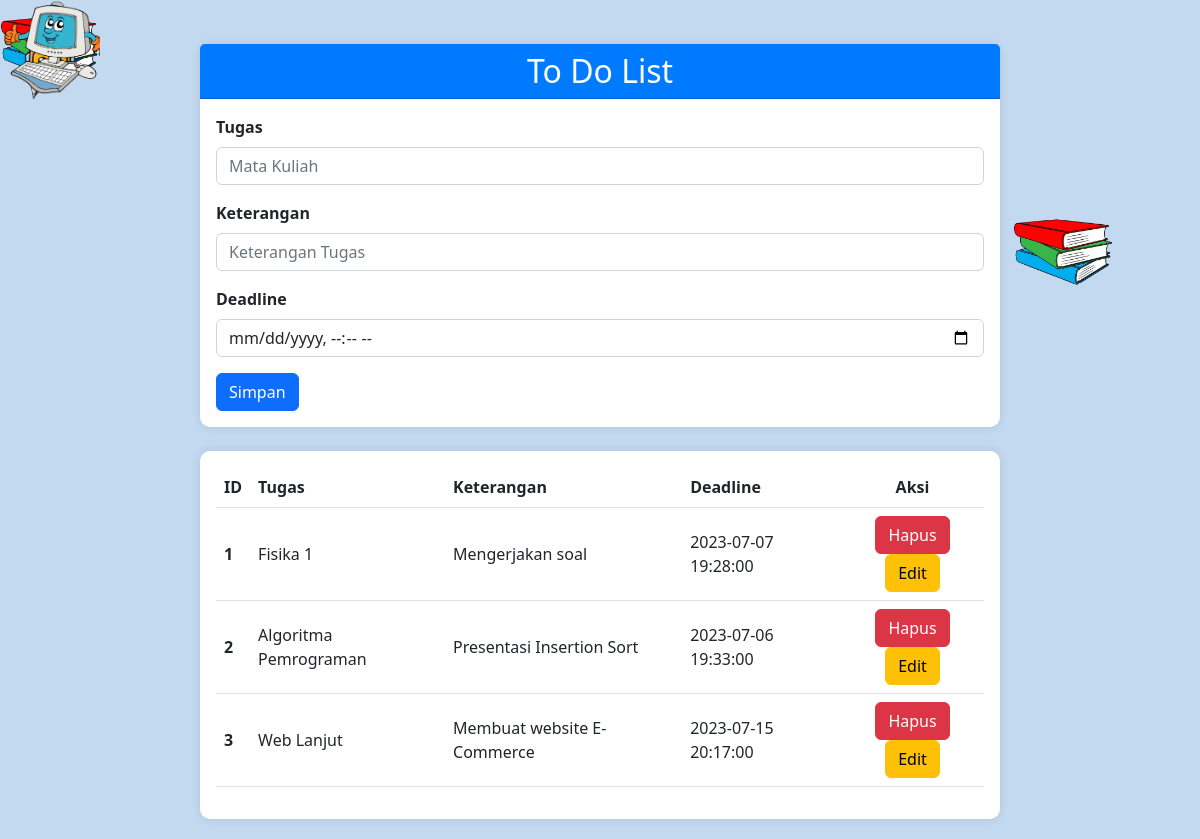
The page / on the database its author committed.
### tables this page shows
CREATE TABLE `tugas_eva` (
  `id_tugas` int(250) NOT NULL,
  `nama_tugas` varchar(30) NOT NULL,
  `keterangan` varchar(100) NOT NULL,
  `deadline` datetime NOT NULL
);

### index.php (the view, shortened to what this page needs)
<?php
require "connection.php";
$datas = mysqli_query($connection, "SELECT * FROM tugas_eva");
$tugas = "";
$keterangan = "";
$deadline = "";
?>
<!DOCTYPE html>
<html lang="en">
<head>
    <link rel="stylesheet" href="https://cdn.jsdelivr.net/npm/bootstrap@5.2.3/dist/css/bootstrap.min.css">
    <link rel="stylesheet" href="style.css">
</head>
<body>
    <div class="card mx-auto mt-4" style="width: 50rem;">
        <h2 class="card-header text-center">To Do List</h2>
        <div class="card-body">
            <form method="post">
                <div class="mb-3">
                    <label for="tugas" class="form-label">Tugas</label>
                    <input type="text" class="form-control" name="tugas" placeholder="Mata Kuliah" value="<?= $tugas ?>">
                </div>
                <div class="mb-3">
                    <label for="keterangan" class="form-label">Keterangan</label>
                    <input type="text" class="form-control" name="keterangan" placeholder="Keterangan Tugas" value="<?= $keterangan ?>">
                </div>
                <div class="mb-3">
                    <label for="deadline" class="form-label">Deadline</label>
                    <input type="datetime-local" class="form-control" name="deadline" value="<?= $deadline ?>">
                </div>
                <?php if (isset($_GET['edit'])) : ?>
                    <button type="submit" class="btn btn-primary" name="Edit" value="edit">Edit</button>
                <?php else : ?>
                    <button type="submit" class="btn btn-primary" name="Simpan" value="simpan">Simpan</button>
                <?php endif; ?>
            </form>
        </div>
    </div>
    <div class="card mx-auto mt-4" style="width: 50rem;">
        <div class="p-3">
            <table class="table">
                <thead>
                    <tr>
                        <th scope="col">ID</th>
                        <th scope="col">Tugas</th>
                        <th scope="col">Keterangan</th>
                        <th scope="col">Deadline</th>
                        <th scope="col" class="text-center">Aksi</th>
                    </tr>
                </thead>
                <tbody>
                    <?php
                    $num = 1;
                    foreach ($datas as $data) :
                    ?>
                        <tr>
                            <th scope="row"><?= $num++ ?></th>
                            <td><?= $data['nama_tugas'] ?></td>
                            <td><?= $data['keterangan'] ?></td>
                            <td><?= $data['deadline'] ?></td>
                            <td class="text-center">
                                <a href="?hapus=<?= $data['id_tugas'] ?>" class="btn btn-danger">Hapus</a>
                                <a href="?edit=<?= $data['id_tugas'] ?>" class="btn btn-warning">Edit</a>
                            </td>
                        </tr>
                    <?php endforeach; ?>
                </tbody>
            </table>
        </div>
    </div>
    <div class="fly-container">
        <div class="fly book"></div>
        <div class="fly pen"></div>
        <div class="fly bag"></div>
        <div class="fly com"></div>
    </div>
</body>
</html>

### style.css (style rules this page uses)
body { background-color: #c3d9ef; padding: 20px; }
.card { border: none; border-radius: 10px; box-shadow: 0px 0px 10px rgba(0, 0, 0, 0.1); }
.card-header { background-color: #007bff; color: #fff; border-radius: 10px 10px 0 0; }
.form-label { font-weight: bold; }
.table { background-color: #fff; }
.table th, .table td { vertical-align: middle; }
.btn-danger { background-color: #dc3545; border-color: #dc3545; }
.btn-warning { background-color: #ffc107; border-color: #ffc107; }
.fly-container { position: fixed; top: 0; left: 0; width: 100%; height: 100%; pointer-events: none; z-index: -1; }
.fly { position: absolute; top: 0; left: 0; width: 100px; height: 100px; background-repeat: no-repeat; background-size: cover; animation-duration: 10s; animation-iteration-count: infinite; }
.book { background-image: url('../todolist_eva/img/book.png'); animation-name: flyAnimation-book; }
.pen { background-image: url('../todolist_eva/img/pen.png'); animation-name: flyAnimation-pen; }
.bag { background-image: url('../todolist_eva/img/bag.png'); animation-name: flyAnimation-bag; }
.com { background-image: url('../todolist_eva/img/com.png'); animation-name: flyAnimation-com; }
.table { position: relative; z-index: 1; }

### rows shown on the page
tugas_eva: nama_tugas "Fisika 1", keterangan "Mengerjakan soal", deadline "2023-07-07 19:28:00"
tugas_eva: nama_tugas "Algoritma Pemrograman", keterangan "Presentasi Insertion Sort", deadline "2023-07-06 19:33:00"
tugas_eva: nama_tugas "Web Lanjut", keterangan "Membuat website E-Commerce", deadline "2023-07-15 20:17:00"
